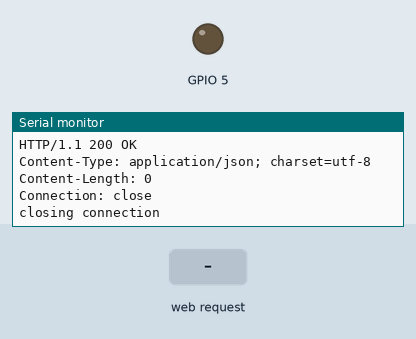
Bench run of a sketch on a simulated ESP8266 (NodeMCU). Shown: output pins drawn as LEDs (lit = HIGH), the last lines printed to the serial monitor. Inputs (shaded band) come from the test bench. WiFi joins after 1.5 s; servers stay silent unless stated; uploads are accepted with an empty reply.

Above: at 3.9 s.
4.0 s: HTTP request GET /mydevice1 received
At 6.0 s:
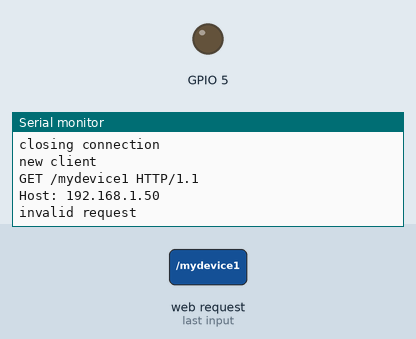
6.5 s: HTTP request GET /true received
At 7.9 s:
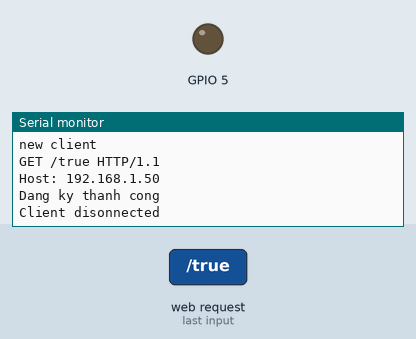

Measured:
- after the input at 4.0 s, the serial monitor: prints a new line at once (image 1)
- after the input at 6.5 s, the serial monitor: prints a new line after 1.0 s (image 2)

The sketch:

TEST_bt_http.ino
```cpp
#include <ESP8266WiFi.h>
#include "Timer.h"

///////////////Parameters/////////////////
// WIFI params
const char* ssid = "SetStaff";
const char* password = "giangvien2015";
//const char* ssid = "Thuymt";
//const char* password = "thuymt88";

// CSE params
const char* host = "192.168.1.111";
const int httpPort = 8080;

// AE params
const int aePort   = 80;
char* origin   = "admin:admin";
///////////////////////////////////////////

Timer t;

WiFiServer server(aePort);
int sensorPin = A0; // select the input pin for LDR
int sensorValue = 0; // variable to store the value coming from the sensor

void setup() {

  Serial.begin(115200);
  delay(10);

  // Configure pin 5 for LED control
  pinMode(5, OUTPUT);
  digitalWrite(5, 0);

  Serial.println();
  Serial.println();

  // Connect to WIFI network
  Serial.print("Connecting to ");
  Serial.println(ssid);

  WiFi.persistent(false);

  WiFi.begin(ssid, password);

  while (WiFi.status() != WL_CONNECTED) {
    delay(500);
    Serial.print(".");
  }
  Serial.println();
  Serial.println("WiFi connected");
  Serial.println("IP address: ");
  Serial.println(WiFi.localIP());

  // Start HTTP server
  server.begin();
  Serial.println("Server started");

  // Create AE resource
  String resulat = send("/~/mn-cse/mn-name", 2, "{\"m2m:ae\":{\"rn\":\"mydevice1\",\"api\":\"mydevice1.company.com\",\"rr\":\"true\",\"poa\":[\"http://" + WiFi.localIP().toString() + ":" + aePort + "\"]}}");


  if ((resulat == "HTTP/1.1 201 Created") || (resulat == "HTTP/1.1 409 Conflict")) {

//    origin   = "admin:admin";

    // Create Container resource
    send("/~/mn-cse/mn-name/mydevice1", 3, "{\"m2m:cnt\":{\"rn\":\"luminosity\"}}");

    // Create ContentInstance resource
    send("/~/mn-cse/mn-name/mydevice1/luminosity", 4, "{\"m2m:cin\":{\"con\":\"0\"}}");

    // Create Container resource
    send("/~/mn-cse/mn-name/mydevice1", 3, "{\"m2m:cnt\":{\"rn\":\"led\"}}");

    // Create ContentInstance resource
    send("/~/mn-cse/mn-name/mydevice1/led", 4, "{\"m2m:cin\":{\"con\":\"OFF\"}}");

    // Create Subscription resource
    Serial.println("\n\nDMMMMMM\n**************************************\n=========================================");
    send("/~/mn-cse/mn-name/mydevice1/led", 23, "{\"m2m:sub\":{\"rn\":\"led_sub\",\"nu\":[\"http://" + WiFi.localIP().toString() + ":" + aePort + "/mydevice1" + "\"],\"nct\":1}}");

  }

 t.every(1000 * 15, push);
}

// Method in charge of receiving event from the CSE
void loop() {
  t.update();
  // Check if a client is connected
  WiFiClient client = server.available();
  if (!client) {
    return;
  }

  // Wait until the client sends some data
  Serial.println("new client");
  while (!client.available()) {
    delay(1);
  }

  // Read the request
  String req = client.readString();
  Serial.println(req);
  client.flush();

  // Switch the LED state according to the received value
  // Code chinh ngay 20/1/2019
  // nhan tu phone qua bluetooth 111 or 000
 // if (req.indexOf("ON") != -1) {
 if (req.indexOf("888") != -1) {
    digitalWrite(5, 1);
//  } else if (req.indexOf("OFF") != -1) {
      } else if (req.indexOf("999") != -1) {

    digitalWrite(5, 0);
  }
    else if (req.indexOf("true") !=-1) {
      Serial.println("Dang ky thanh cong");
      }
    else {
    Serial.println("invalid request");
    client.stop();
    return;
  }

  client.flush();

  // Send HTTP response to the client
  String s = "HTTP/1.1 200 OK\r\n";
  client.print(s);
  delay(1);
  Serial.println("Client disonnected");

}


// Method in charge of sending request to the CSE
String send(String url, int ty, String rep) {

  // Connect to the CSE address
  Serial.print("connecting to ");
  Serial.println(host);

  WiFiClient client;

  if (!client.connect(host, httpPort)) {
    Serial.println("connection failed");
    return "error";
  }


  // prepare the HTTP request
  String req = String() + "POST " + url + " HTTP/1.1\r\n" +
               "Host: " + host + "\r\n" +
               "X-M2M-Origin: " + origin + "\r\n" +
               "Content-Type: application/json;ty=" + ty + "\r\n" +
               "Content-Length: " + rep.length() + "\r\n"
               "Connection: close\r\n\n" +
               rep;

  Serial.println(req + "\n");

  // Send the HTTP request
  client.print(req);

  unsigned long timeout = millis();
  while (client.available() == 0) {
    if (millis() - timeout > 5000) {
      Serial.println(">>> Client Timeout !");
      client.stop();
      return "error";
    }
  }

  // Read the HTTP response
  String res = "";
  if (client.available()) {
    res = client.readStringUntil('\r');
    Serial.print(res);
  }
  while (client.available()) {
    String line = client.readStringUntil('\r');
    Serial.print(line);
  }

  Serial.println();
  Serial.println("closing connection");
  Serial.println();
  return res;
}

void push() {
  sensorValue = analogRead(sensorPin);
  Serial.println(sensorValue);
  String data = String() + "{\"m2m:cin\":{\"con\":\"" + sensorValue + "\"}}";
  send("/~/mn-cse/mn-name/mydevice1/luminosity", 4, data);

}
```
